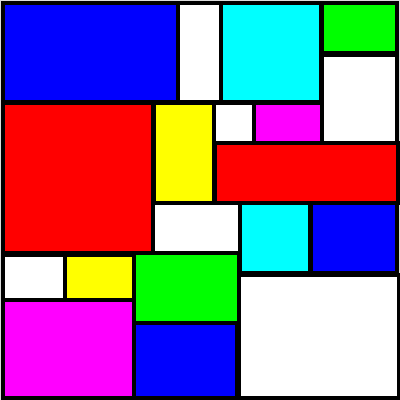
Frame 1 (no input)
Frame 60 (no input): identical to frame 1, image omitted
Frame 120 (the mouse pressed at the canvas centre since frame 60): identical to frame 1, image omitted

The p5.js sketch that drew this single still picture (run headless with seeded random() and noise() and a simulated clock; from frame 60 on, the mouse is pressed at the canvas centre):

// p5.js sketch
// ── sketch.js
function setup() {
    createCanvas(400, 400);
    strokeWeight(4)
  }
  //3B052012 許珊綾
  function draw() {
    background(220);
    fill(0,0,255)
    rect(3,3,177,99)
    
    fill(255,0,0)
    rect(3,103,150,150)
    
    fill(255,255,255)
    rect(3,255,70,50)
    
    fill(255,255,0)
    rect(65,255,70,50)
    
    fill(255,255,255)
    rect(178,3,70,99)
    
    fill(0,255,255)
    rect(221,3,100,99)
    
    fill(0,255,0)
    rect(322,3,75,50)
    
    fill(255,255,255)
    rect(322,55,75,90)
    
    fill(255,255,0)
    rect(154,103,60,100)
    
    fill(255,255,255)
    rect(214,103,40,42)
    
    fill(255,0,255)
    rect(254,103,68,42)
  
    fill(255,0,0)
    rect(215,143,183,60)
  
    fill(0,255,255)
    rect(240,203,70,70)
    
    fill(255,255,255)
    rect(153,203,87,50)
    
    fill(0,0,255)
    rect(311,203,86,70)
    
    fill(255,0,255)
    rect(3,300,132,98)
    
    fill(0,255,0)
    rect(134,253,105,70)
    
    fill(255,255,255)
    rect(239,275,160,123)
    
    fill(0,0,255)
    rect(134,323,103,75)
  }
